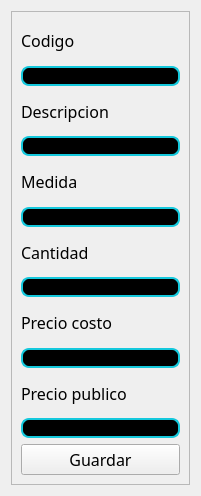
                   <widget class="QWidget" name="page_6">
                    <property name="geometry">
                     <rect>
                      <x>0</x>
                      <y>0</y>
                      <width>201</width>
                      <height>496</height>
                     </rect>
                    </property>
                    <attribute name="icon">
                     <iconset>
                      <normaloff>../../../../Downloads/align-justify.svg</normaloff>../../../../Downloads/align-justify.svg</iconset>
                    </attribute>
                    <attribute name="label">
                     <string>Tablas</string>
                    </attribute>
                    <layout class="QVBoxLayout" name="verticalLayout_33">
                     <item>
                      <widget class="QFrame" name="frame_25">
                       <property name="styleSheet">
                        <string notr="true">QLineEdit{
border: 2px solid #14c8dc;
border-radius: 8px;
color: rgb(255, 255, 255);
background-color:rgb(0,0,0);
font: 75 12pt&quot;Times New Roman&quot;;
}</string>
                       </property>
                       <property name="frameShape">
                        <enum>QFrame::StyledPanel</enum>
                       </property>
                       <property name="frameShadow">
                        <enum>QFrame::Raised</enum>
                       </property>
                       <layout class="QVBoxLayout" name="verticalLayout_34">
                        <item>
                         <widget class="QLabel" name="label_52">
                          <property name="font">
                           <font>
                            <family>Arial Black</family>
                            <pointsize>12</pointsize>
                            <weight>3</weight>
                            <italic>false</italic>
                            <bold>false</bold>
                           </font>
                          </property>
                          <property name="text">
                           <string>Codigo</string>
                          </property>
                         </widget>
                        </item>
                        <item>
                         <widget class="QLineEdit" name="text_codigo_compra_2"/>
                        </item>
                        <item>
                         <widget class="QLabel" name="label_53">
                          <property name="font">
                           <font>
                            <family>Arial Black</family>
                            <pointsize>12</pointsize>
                            <weight>3</weight>
                            <italic>false</italic>
                            <bold>false</bold>
                           </font>
                          </property>
                          <property name="text">
                           <string>Descripcion</string>
                          </property>
                         </widget>
                        </item>
                        <item>
                         <widget class="QLineEdit" name="text_descripcion_compra_2"/>
                        </item>
                        <item>
                         <widget class="QLabel" name="label_54">
                          <property name="font">
                           <font>
                            <family>Arial Black</family>
                            <pointsize>12</pointsize>
                            <weight>3</weight>
                            <italic>false</italic>
                            <bold>false</bold>
                           </font>
                          </property>
                          <property name="text">
                           <string>Medida</string>
                          </property>
                         </widget>
                        </item>
                        <item>
                         <widget class="QLineEdit" name="text_media_compra_2"/>
                        </item>
                        <item>
                         <widget class="QLabel" name="label_55">
                          <property name="font">
                           <font>
                            <family>Arial Black</family>
                            <pointsize>12</pointsize>
                            <weight>3</weight>
                            <italic>false</italic>
                            <bold>false</bold>
                           </font>
                          </property>
                          <property name="text">
                           <string>Cantidad</string>
                          </property>
                         </widget>
                        </item>
                        <item>
                         <widget class="QLineEdit" name="text_existencia_compra_2"/>
                        </item>
                        <item>
                         <widget class="QLabel" name="label_56">
                          <property name="font">
                           <font>
                            <family>Arial Black</family>
                            <pointsize>12</pointsize>
                            <weight>3</weight>
                            <italic>false</italic>
                            <bold>false</bold>
                           </font>
                          </property>
                          <property name="text">
                           <string>Precio costo</string>
                          </property>
                         </widget>
                        </item>
                        <item>
                         <widget class="QLineEdit" name="text_precio_costo_compra_2"/>
                        </item>
                        <item>
                         <widget class="QLabel" name="label_57">
                          <property name="font">
                           <font>
                            <family>Arial Black</family>
                            <pointsize>12</pointsize>
                            <weight>3</weight>
                            <italic>false</italic>
                            <bold>false</bold>
                           </font>
                          </property>
                          <property name="text">
                           <string>Precio publico</string>
                          </property>
                         </widget>
                        </item>
                        <item>
                         <widget class="QLineEdit" name="text_precio_publico_compra_2"/>
                        </item>
                        <item>
                         <widget class="QPushButton" name="btn_guardar_compra_2">
                          <property name="font">
                           <font>
                            <family>Arial Black</family>
                            <pointsize>12</pointsize>
                            <weight>10</weight>
                            <italic>false</italic>
                            <bold>false</bold>
                           </font>
                          </property>
                          <property name="cursor">
                           <cursorShape>PointingHandCursor</cursorShape>
                          </property>
                          <property name="text">
                           <string>Guardar</string>
                          </property>
                         </widget>
                        </item>
                       </layout>
                      </widget>
                     </item>
                    </layout>
                   </widget>
